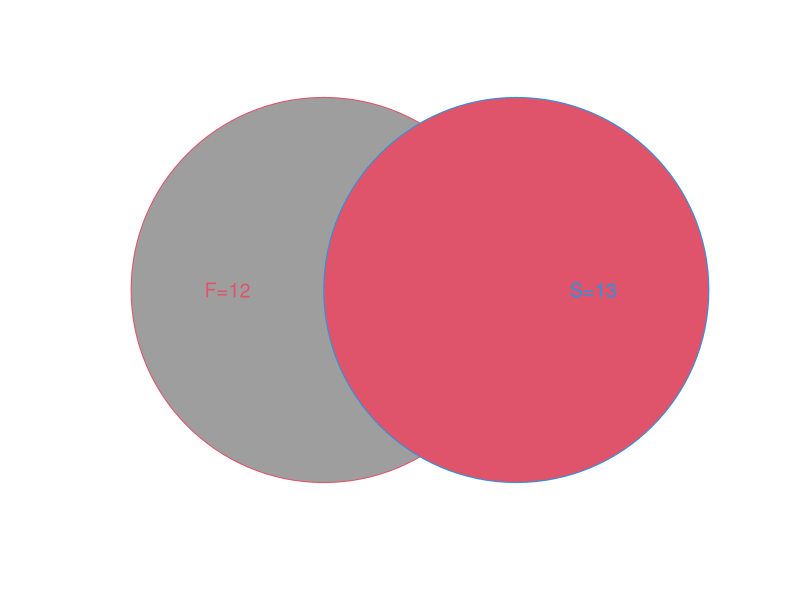

This chart was generated by the following R code: (Note: this script raises an error after producing the figure.)
## ---- chunk 1
# Set up a blank plot
plot(1, type="n", xlim=c(4,5), ylim=c(1,7), axes=FALSE, xlab="", ylab="", asp=1)

# Draw the two circles
symbols(3, 4, circles=3, inches=FALSE, add=TRUE, fg=2, bg=8)
symbols(6, 4, circles=3, inches=FALSE, add=TRUE, fg=4, bg=10)

# Add text
# Add text to the left circle ("F=12")
text(1.5, 4, "F=12", cex=1.2, col=2)

# Add text to the right circle ("S=13")
text(7.2, 4, "S=13", cex=1.2, col=4)

# Add intersection
text(4.5, 4, TeX("$P(F \\cap S)=3$"), cex=1.2, col=1)
## ---- chunk 2
# Set up a blank plot
plot(1, type="n", xlim=c(3,5), ylim=c(1,7), axes=FALSE, xlab="", ylab="", asp=1)

# Draw the two circles
symbols(1, 4, circles=3, inches=FALSE, add=TRUE, fg=2, bg=8)
symbols(7.2, 4, circles=3, inches=FALSE, add=TRUE, fg=4, bg=10)

# Add text
text(1, 4, "J=4", cex=1.2, col=2)
text(7.2, 4, "Q=4", cex=1.2, col=4)
## ---- chunk 3
# Set up a blank plot
plot(1, type="n", xlim=c(4,5), ylim=c(1,10), axes=FALSE, xlab="", ylab="", asp=1)

# Draw the two circles
symbols(2, 4, circles=3, inches=FALSE, add=TRUE, fg=2, bg=8)
symbols(4, 7, circles=3, inches=FALSE, add=TRUE, fg=3, bg=9)
symbols(6, 4, circles=3, inches=FALSE, add=TRUE, fg=4, bg=10)

# Add 
text(9, 8, "All three events", cex=1.2, col=1, pos=3)
segments(4, 5, 9, 8)

text(2, 4, "Event A", cex=1.2, col=2, pos=2)
text(4, 7, "Event B", cex=1.2, col=3, pos=3)
text(6, 4, "Event C", cex=1.2, col=4, pos=4)
## ---- chunk 4
# Set up blank plot
plot(1, type="n", xlim=c(0,10), ylim=c(1,10), axes=FALSE, xlab="", ylab="")

# Core node (left)
points(1, 5, pch=21, bg=15, cex=2)

text(0.5, 5.7, "6 students", cex=1.3)

# First layer of branches: p1 and p2
segments(1, 5, 3, 7, lwd=2)  # p1 - upper path
segments(1, 5, 3, 3, lwd=2)  # p2 - lower path
points(3, 7, pch=21, bg=3, cex=2)
points(3, 3, pch=21, bg=4, cex=2)

text(3.1, 10, "The first one is:", cex=1.3, col=1)
text(3.1, 8, "Vampire", cex=1.1, col=3)
text(3.1, 4, "Not Vampire", cex=1.1, col=4)

text(1.9, 7, TeX("$P(V) = \\frac{4}{6}$"), cex=1.1, col=3)
text(1.9, 3, TeX("$P(NV) = \\frac{2}{6}$"), cex=1.1, col=4)

# Second layer of branches: p3 and p4 from each branch
segments(3, 7, 6, 8, lwd=2)  # p3 from p1
segments(3, 7, 6, 6, lwd=2)  # p4 from p1
segments(3, 3, 6, 4, lwd=2)  # p3 from p2
segments(3, 3, 6, 2, lwd=2)  # p4 from p2

text(6, 10, "The second one is:", cex=1.3, col=1)

points(6, 8, pch=21, bg=7, cex=2)
text(6, 8, "Vampire", cex=1.1, col=7, pos=4)
points(6, 6, pch=21, bg=6, cex=2)
text(6, 6, "Not Vampire", cex=1.1, col=6, pos=4)
points(6, 4, pch=21, bg=7, cex=2)
text(6, 4, "Vampire", cex=1.1, col=7, pos=4)
points(6, 2, pch=21, bg=6, cex=2)
text(6, 2, "Not Vampire", cex=1.1, col=6, pos=4)

# Probabilities
text(4.5, 8.5, TeX("$P(V) = \\frac{3}{5}$"), cex=1.1, col=7)
text(5, 5.5, TeX("$P(NV) = \\frac{2}{5}$"), cex=1.1, col=6)
text(4.5, 4.4, TeX("$P(V) = \\frac{4}{5}$"), cex=1.1, col=7)
text(5, 1.5, TeX("$P(NV) = \\frac{1}{5}$"), cex=1.1, col=6)
## ---- chunk 5
# Set up a blank plot
plot(1, type="n", xlim=c(4,5), ylim=c(1,7), axes=FALSE, xlab="", ylab="", asp=1)

# Draw the two circles
symbols(3, 4, circles=3, inches=FALSE, add=TRUE, fg=2, bg=8)
symbols(6, 4, circles=3, inches=FALSE, add=TRUE, fg=4, bg=10)

# Add text
# Add text to the left circle ("F=12")
text(2.5, 4, "A", cex=1.2, col=2, pos=2)

# Add text to the right circle ("S=13")
text(6.5, 4, "B", cex=1.2, col=4, pos=4)

# Add intersection
text(4.5, 4, TeX("$A \\cap B$"), cex=1.2, col=1)
## ---- chunk 6
# Set up blank plot
plot(1, type="n", xlim=c(0,10), ylim=c(1,10), axes=FALSE, xlab="", ylab="")

# Core node (left)
points(1, 5, pch=21, bg=15, cex=2)

# First layer of branches: p1 and p2
segments(1, 5, 3, 7, lwd=2)  # p1 - upper path
segments(1, 5, 3, 3, lwd=2)  # p2 - lower path
points(3, 7, pch=21, bg=3, cex=2)
points(3, 3, pch=21, bg=4, cex=2)

text(3.1, 10, "The email is:", cex=1.3, col=1)
text(3.1, 8, "Spam", cex=1.1, col=3)
text(3.1, 4, "Not spam", cex=1.1, col=4)

text(1.9, 7, TeX("$P(S) = 0.4$"), cex=1.1, col=3)
text(1.9, 3, TeX("$P(NS) = 0.6$"), cex=1.1, col=4)

# Second layer of branches: p3 and p4 from each branch
segments(3, 7, 6, 8, lwd=2)  # p3 from p1
segments(3, 7, 6, 6, lwd=2)  # p4 from p1
segments(3, 3, 6, 4, lwd=2)  # p3 from p2
segments(3, 3, 6, 2, lwd=2)  # p4 from p2

text(6, 10, "The word detection:", cex=1.3, col=1)

points(6, 8, pch=21, bg=7, cex=2)
text(6, 8, "Discount", cex=1.1, col=7, pos=4)
points(6, 6, pch=21, bg=6, cex=2)
text(6, 6, "No discount", cex=1.1, col=6, pos=4)
points(6, 4, pch=21, bg=7, cex=2)
text(6, 4, "Discount", cex=1.1, col=7, pos=4)
points(6, 2, pch=21, bg=6, cex=2)
text(6, 2, "No discount", cex=1.1, col=6, pos=4)

# Probabilities
text(4.5, 8.5, TeX("$P(D | S) = 0.7$"), cex=1.1, col=7)
text(5, 5.5, TeX("$P(ND | S) = 0.3$"), cex=1.1, col=6)
text(4.5, 4.4, TeX("$P(D | NS) = 0.1$"), cex=1.1, col=7)
text(5, 1.5, TeX("$P(ND | NS) = 0.9$"), cex=1.1, col=6)
## ---- chunk 7
# Set up blank plot
plot(1, type="n", xlim=c(0,10), ylim=c(1,10), axes=FALSE, xlab="", ylab="")

# Core node (left)
points(1, 5, pch=21, bg=15, cex=2)

# First layer of branches: p1 and p2
segments(1, 5, 3, 7, lwd=2)  # p1 - upper path
segments(1, 5, 3, 3, lwd=2)  # p2 - lower path
points(3, 7, pch=21, bg=7, cex=2)
points(3, 3, pch=21, bg=6, cex=2)

text(3.1, 10, "The word detection:", cex=1.3, col=1)
text(3.1, 8, "Discount", cex=1.1, col=7)
text(3.1, 4, "No discount", cex=1.1, col=6)

text(1.9, 7, TeX("$P(D) = ?$"), cex=1.1, col=7)
text(1.9, 3, TeX("$P(ND) = ?$"), cex=1.1, col=6)

# Second layer of branches: p3 and p4 from each branch
segments(3, 7, 6, 8, lwd=2)  # p3 from p1
segments(3, 7, 6, 6, lwd=2)  # p4 from p1
segments(3, 3, 6, 4, lwd=2)  # p3 from p2
segments(3, 3, 6, 2, lwd=2)  # p4 from p2

text(6, 10, "The email is:", cex=1.3, col=1)

points(6, 8, pch=21, bg=3, cex=2)
text(6, 8, "Spam", cex=1.1, col=3, pos=4)
points(6, 6, pch=21, bg=4, cex=2)
text(6, 6, "Not spam", cex=1.1, col=4, pos=4)
points(6, 4, pch=21, bg=3, cex=2)
text(6, 4, "Spam", cex=1.1, col=3, pos=4)
points(6, 2, pch=21, bg=4, cex=2)
text(6, 2, "Not spam", cex=1.1, col=4, pos=4)

# Probabilities
text(4.5, 8.5, TeX("$P(S | D) = ?$"), cex=1.1, col=3)
text(5, 5.5, TeX("$P(NS | D) = ?$"), cex=1.1, col=4)
text(4.5, 4.4, TeX("$P(S | ND) = ?$"), cex=1.1, col=3)
text(5, 1.5, TeX("$P(NS | ND) = ?$"), cex=1.1, col=4)
